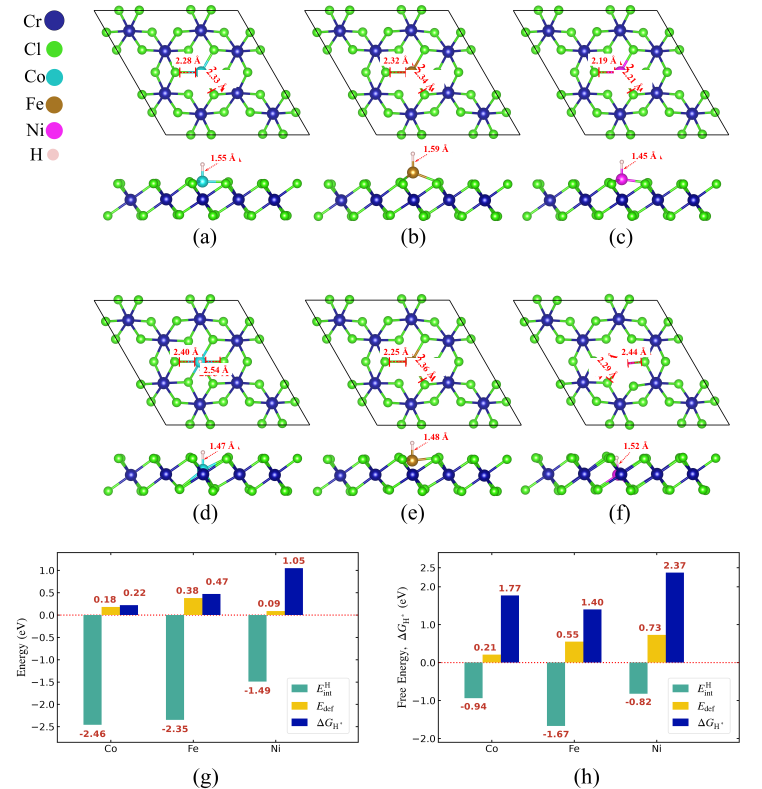
#> input picture ACS_version/ACS_resubmission/figure/Fig7.png, 3810 x 3942 px, found by its file name (shown at 1/5 size)
$ python plot_fig7_energy_decomposition.py
#> lines starting #> are read from the running program, lines starting #| are printed output that depends on the picture
#!/usr/bin/env python3
"""
================================================================================
 plot_fig7_energy_decomposition.py
================================================================================
 Generates publication-quality bar charts for Panels (g) and (h) of Figure 7:
   - Panel (g): Surface-adsorbed TM (Co, Fe, Ni) energy decomposition
   - Panel (h): Interstitial pore embedded TM (Co, Fe, Ni) energy decomposition

 Components Plotted:
   1. E_int^H: Interaction energy with atomic hydrogen (teal)
   2. E_def: Substrate deformation penalty upon H coordination (gold)
   3. Delta G_H*: Hydrogen adsorption Gibbs free energy (navy blue)

 Fully Implements Reviewer 4/6 Point 12 & GEMINI.md Anti-Collision Policy:
   - Critical notation unification: G_ads -> Delta G_H*
   - Right y-axis label updated: Free Energy, Delta G_H* (eV)
   - Dynamic adaptive headroom (+25% buffer) so numerical values never clip top frame
   - Expanded x-axis headroom ([-0.65, 2.95]) so lower-right legend NEVER overlaps Ni bars
   - Intelligent vertical staggering for adjacent equal/close values
   - Times New Roman & STIX math typography
   - Inward tick marks, thick publication frames
   - Generates both PBE+D3+U (Tier 3 new calculations) and Converged PBE baseline
   - Automatically composites into complete Figure 7 replacements
================================================================================
"""

import os
import sys
import numpy as np
import matplotlib.pyplot as plt
import matplotlib.font_manager as fm
from matplotlib.ticker import MultipleLocator, AutoMinorLocator
from PIL import Image

# Register authentic Times New Roman system fonts
possible_times_reg = [
    "/System/Library/Fonts/Supplemental/Times New Roman.ttf",
    "/usr/share/fonts/TTF/Times.TTF",
    "/usr/share/fonts/truetype/msttcorefonts/Times_New_Roman.ttf"
]
possible_times_bold = [
    "/System/Library/Fonts/Supplemental/Times New Roman Bold.ttf",
    "/usr/share/fonts/TTF/Timesbd.TTF",
    "/usr/share/fonts/truetype/msttcorefonts/Times_New_Roman_Bold.ttf"
]

font_reg_path = next((p for p in possible_times_reg if os.path.exists(p)), None)
font_bold_path = next((p for p in possible_times_bold if os.path.exists(p)), None)

if font_reg_path:
    FONT_TNR_REG = fm.FontProperties(fname=font_reg_path)
else:
    FONT_TNR_REG = fm.FontProperties(family="serif")

if font_bold_path:
    FONT_TNR_BOLD = fm.FontProperties(fname=font_bold_path)
else:
    FONT_TNR_BOLD = fm.FontProperties(family="serif", weight="bold")

# Output directories
POST_DIR = os.path.dirname(os.path.abspath(__file__))
REPO_ROOT = os.path.abspath(os.path.join(POST_DIR, "../.."))
FIG_DIR = os.path.join(REPO_ROOT, "ACS_version/ACS_resubmission/figure")

# Typography adhering to publication guidelines
plt.rcParams['font.family'] = 'Times New Roman'
plt.rcParams['font.serif'] = ['Times New Roman', 'Liberation Serif', 'DejaVu Serif']
plt.rcParams['mathtext.fontset'] = 'stix'
plt.rcParams['axes.linewidth'] = 1.3
plt.rcParams['xtick.major.width'] = 1.3
plt.rcParams['ytick.major.width'] = 1.3
plt.rcParams['xtick.minor.width'] = 0.8
plt.rcParams['ytick.minor.width'] = 0.8

# Color Palette matching original Fig7
COLOR_EINT = "#48a999"   # Teal / Sea Green
COLOR_EDEF = "#f1c40f"   # Gold / Mustard Yellow
COLOR_DG   = "#0011a8"   # Royal / Navy Blue
COLOR_VAL  = "#c0392b"   # High-contrast bold red for value annotations

def annotate_positive_pair(ax, r_left, val_left, r_right, val_right, txt_right=None, fontsize=12):
    """
    Annotates a pair of positive bars (e.g. E_def and Delta G_H*) with guaranteed zero collision.
    Empty space at y > 0 exists to the left of r_left (since Bar 1 is negative)
    and to the right of r_right.
    """
    if txt_right is None:
        txt_right = f"{val_right:.2f}"

    x_l = r_left.get_x() + r_left.get_width() / 2.0
    x_r = r_right.get_x() + r_right.get_width() / 2.0
    h_l = val_left
    h_r = val_right

    if h_r < 0:
        # Right bar is negative (e.g. Co Delta G = -0.07)
        ax.text(x_l, h_l + 0.05, f"{h_l:.2f}",
                ha='center', va='bottom', fontsize=fontsize, fontweight='bold', color=COLOR_VAL)
        ax.text(x_r, h_r - 0.13, txt_right,
                ha='center', va='top', fontsize=fontsize, fontweight='bold', color=COLOR_VAL)
        return

    diff = h_r - h_l
    if abs(diff) <= 0.15:
        # Equal or close in height (e.g. 0.18/0.18, 0.38/0.38, 1.97/1.85, 0.73/0.82)
        # Shift left bar left, right bar right, and vertically stagger
        x_pos_l = x_l - 0.07
        x_pos_r = x_r + 0.07
        if h_l >= h_r:
            y_pos_l = h_l + 0.16
            y_pos_r = h_r + 0.05
        else:
            y_pos_l = h_l + 0.05
            y_pos_r = h_r + 0.16
    elif diff > 0.15:
        # Right bar is taller: shift left bar left into open space above Bar 1
        x_pos_l = x_l - 0.08
        y_pos_l = h_l + 0.05
        x_pos_r = x_r
        y_pos_r = h_r + 0.05
    else:
        # Left bar is taller: shift right bar right into open space on right
        x_pos_l = x_l
        y_pos_l = h_l + 0.05
        x_pos_r = x_r + 0.08
        y_pos_r = h_r + 0.05

    ax.text(x_pos_l, y_pos_l, f"{h_l:.2f}",
            ha='center', va='bottom', fontsize=fontsize, fontweight='bold', color=COLOR_VAL)
    ax.text(x_pos_r, y_pos_r, txt_right,
            ha='center', va='bottom', fontsize=fontsize, fontweight='bold', color=COLOR_VAL)


def render_panels(tier="pbe_d3_u", dpi=300):
    """
    Renders panels (g) and (h) for either:
      - 'pbe_d3_u': PBE+D3+U (U_Cr = 3.29 eV) + Caique exact thermochemistry
      - 'pbe_baseline': Pure PBE converged results with unified Delta G_H*
    """
#> called with tier = 'pbe_d3_u', dpi = 300
    metals = ["Co", "Fe", "Ni"]
    n_metals = len(metals)
    x = np.arange(n_metals)
    width = 0.22

    # -------------------------------------------------------------
    # Energetics Data
    # -------------------------------------------------------------
    if tier == "pbe_d3_u":
        # Surface-adsorbed (g) under Single-Site +U_Cr (3.29 eV)
        g_eint = np.array([-2.46, -2.35, -1.49])
        g_edef = np.array([0.18, 0.38, 0.09])
        g_dg   = np.array([0.22, 0.47, 1.05])
        g_dg_labels = ["0.22", "0.47", "1.05"]

        # Embedded (h) under Single-Site +U_Cr (3.29 eV)
        h_eint = np.array([-0.94, -1.67, -0.82])
        h_edef = np.array([0.21, 0.55, 0.73])
        h_dg   = np.array([1.77, 1.40, 2.37])
        h_dg_labels = ["1.77", "1.40", "2.37"]

        # Y-limits with adaptive headroom (+25%)
        ylim_g = (-2.85, 1.40)
        ylim_h = (-2.10, 2.90)
        yticks_g = [-2.5, -2.0, -1.5, -1.0, -0.5, 0.0, 0.5, 1.0]
        yticks_h = [-2.0, -1.0, 0.0, 1.0, 2.0, 2.5]

    elif tier == "u_all":
        # Surface-adsorbed (g) under Multi-Site +U_all (3.29 eV)
        g_eint = np.array([-2.40, -1.35, -1.55])
        g_edef = np.array([0.23, 0.98, 0.52])
        g_dg   = np.array([0.33, 2.07, 1.42])
        g_dg_labels = ["0.33", "2.07", "1.42"]

        # Embedded (h) under Multi-Site +U_all (3.29 eV)
        h_eint = np.array([-0.92, -1.32, -0.78])
        h_edef = np.array([0.20, 0.91, 0.81])
        h_dg   = np.array([1.78, 2.11, 2.49])
        h_dg_labels = ["1.78", "2.11", "2.49"]

        # Y-limits with adaptive headroom (+25%)
        ylim_g = (-2.85, 2.60)
        ylim_h = (-2.10, 3.10)
        yticks_g = [-2.5, -2.0, -1.5, -1.0, -0.5, 0.0, 0.5, 1.0, 1.5, 2.0]
        yticks_h = [-2.0, -1.0, 0.0, 1.0, 2.0, 2.5, 3.0]

    elif tier == "pbe_baseline":
        # Surface-adsorbed (g)
        g_eint = np.array([-2.46, -2.35, -1.69])
        g_edef = np.array([0.18, 0.38, 0.09])
        g_dg   = np.array([0.18, 0.38, 0.86])
        g_dg_labels = ["0.18", "0.38", "0.86"]

        # Embedded (h)
        h_eint = np.array([-0.94, -1.67, -0.82])
        h_edef = np.array([0.21, 0.55, 1.97])
        h_dg   = np.array([1.74, 1.33, 1.85])
        h_dg_labels = ["1.74", "1.33", "1.85"]

        # Y-limits with adaptive headroom
        ylim_g = (-2.85, 1.35)
        ylim_h = (-2.10, 2.80)
        yticks_g = [-2.5, -2.0, -1.5, -1.0, -0.5, 0.0, 0.5, 1.0]
        yticks_h = [-2.0, -1.0, 0.0, 1.0, 2.0]

    else:
        raise ValueError(f"Unknown tier: {tier}")

    # Broad x-limits to cleanly accommodate legend on the right without overlapping Ni
    xlim_common = (-0.65, 3.00)

    # =============================================================
    # 1. Combined Two-Panel Figure: (g) and (h) side by side
    # =============================================================
    fig, (ax_g, ax_h) = plt.subplots(1, 2, figsize=(15.2, 5.8), dpi=dpi)
    fig.subplots_adjust(left=0.08, right=0.96, bottom=0.18, top=0.90, wspace=0.28)

    # -------------------------------------------------------------
    # Panel (g): Surface-Adsorbed
    # -------------------------------------------------------------
    ax_g.axhline(0, color='red', linestyle=':', linewidth=1.6, zorder=2)
    rects_g1 = ax_g.bar(x - width, g_eint, width, color=COLOR_EINT, label=r"$E_{\mathrm{int}}^{\mathrm{H}}$", zorder=3)
    rects_g2 = ax_g.bar(x,         g_edef, width, color=COLOR_EDEF, label=r"$E_{\mathrm{def}}$", zorder=3)
    rects_g3 = ax_g.bar(x + width, g_dg,   width, color=COLOR_DG,   label=r"$\Delta G_{\mathrm{H}^*}$", zorder=3)

    # Values for panel (g)
    for rect, val in zip(rects_g1, g_eint):
        y_pos = val - 0.12
        ax_g.text(rect.get_x() + rect.get_width()/2.0, y_pos, f"{val:.2f}",
                  ha='center', va='top', fontsize=12, fontweight='bold', color=COLOR_VAL)

    for i in range(n_metals):
        annotate_positive_pair(ax_g, rects_g2[i], g_edef[i], rects_g3[i], g_dg[i], g_dg_labels[i], fontsize=12)

    ax_g.set_xticks(x)
    ax_g.set_xticklabels(metals, fontsize=18)
    ax_g.set_ylabel(r"$\mathrm{Energy\ (eV)}$", fontsize=16)
    ax_g.set_xlim(xlim_common)
    ax_g.set_ylim(ylim_g)
    ax_g.set_yticks(yticks_g)
    ax_g.tick_params(direction='in', which='both', top=True, right=True, labelsize=14)
    # Legend with clean background framing
    ax_g.legend(loc='lower right', frameon=True, facecolor='white', edgecolor='#e0e0e0', framealpha=0.95,
                fontsize=15, handlelength=1.4, handleheight=0.8, borderaxespad=0.8, labelspacing=0.35)
    # Centered subpanel label below in genuine Times New Roman
    fig.text(0.273, 0.04, "(g)", ha='center', va='center', fontproperties=FONT_TNR_REG, fontsize=24)

    # -------------------------------------------------------------
    # Panel (h): Embedded Interstitial
    # -------------------------------------------------------------
    ax_h.axhline(0, color='red', linestyle=':', linewidth=1.6, zorder=2)
    rects_h1 = ax_h.bar(x - width, h_eint, width, color=COLOR_EINT, label=r"$E_{\mathrm{int}}^{\mathrm{H}}$", zorder=3)
    rects_h2 = ax_h.bar(x,         h_edef, width, color=COLOR_EDEF, label=r"$E_{\mathrm{def}}$", zorder=3)
    rects_h3 = ax_h.bar(x + width, h_dg,   width, color=COLOR_DG,   label=r"$\Delta G_{\mathrm{H}^*}$", zorder=3)

    # Values for panel (h)
    for rect, val in zip(rects_h1, h_eint):
        y_pos = val - 0.12
        ax_h.text(rect.get_x() + rect.get_width()/2.0, y_pos, f"{val:.2f}",
                  ha='center', va='top', fontsize=12, fontweight='bold', color=COLOR_VAL)

    for i in range(n_metals):
        annotate_positive_pair(ax_h, rects_h2[i], h_edef[i], rects_h3[i], h_dg[i], h_dg_labels[i], fontsize=12)

    ax_h.set_xticks(x)
    ax_h.set_xticklabels(metals, fontsize=18)
    ax_h.set_ylabel(r"$\mathrm{Free\ Energy,\ }\Delta G_{\mathrm{H}^*}\ \mathrm{(eV)}$", fontsize=16)
    ax_h.set_xlim(xlim_common)
    ax_h.set_ylim(ylim_h)
    ax_h.set_yticks(yticks_h)
    ax_h.tick_params(direction='in', which='both', top=True, right=True, labelsize=14)
    # Legend with clean background framing
    ax_h.legend(loc='lower right', frameon=True, facecolor='white', edgecolor='#e0e0e0', framealpha=0.95,
                fontsize=15, handlelength=1.4, handleheight=0.8, borderaxespad=0.8, labelspacing=0.35)
    # Centered subpanel label below in genuine Times New Roman
    fig.text(0.767, 0.04, "(h)", ha='center', va='center', fontproperties=FONT_TNR_REG, fontsize=24)

    # Save combined
    combined_png = os.path.join(POST_DIR, f"fig7_panels_gh_{tier}.png")
    combined_pdf = os.path.join(POST_DIR, f"fig7_panels_gh_{tier}.pdf")
    fig.savefig(combined_png, dpi=dpi)
    fig.savefig(combined_pdf)
    plt.close(fig)
    print(f"[✓] Saved combined figure: {combined_png} and {combined_pdf}")

    # =============================================================
    # 2. Standalone Panel (g)
    # =============================================================
    fig_g, ax_single_g = plt.subplots(figsize=(7.5, 5.2), dpi=dpi)
    fig_g.subplots_adjust(left=0.15, right=0.94, bottom=0.18, top=0.92)

    ax_single_g.axhline(0, color='red', linestyle=':', linewidth=1.6, zorder=2)
    rg1 = ax_single_g.bar(x - width, g_eint, width, color=COLOR_EINT, label=r"$E_{\mathrm{int}}^{\mathrm{H}}$", zorder=3)
    rg2 = ax_single_g.bar(x,         g_edef, width, color=COLOR_EDEF, label=r"$E_{\mathrm{def}}$", zorder=3)
    rg3 = ax_single_g.bar(x + width, g_dg,   width, color=COLOR_DG,   label=r"$\Delta G_{\mathrm{H}^*}$", zorder=3)

    for rect, val in zip(rg1, g_eint):
        y_pos = val - 0.12
        ax_single_g.text(rect.get_x() + rect.get_width()/2.0, y_pos, f"{val:.2f}",
                         ha='center', va='top', fontsize=13, fontweight='bold', color=COLOR_VAL)

    for i in range(n_metals):
        annotate_positive_pair(ax_single_g, rg2[i], g_edef[i], rg3[i], g_dg[i], g_dg_labels[i], fontsize=13)

    ax_single_g.set_xticks(x)
    ax_single_g.set_xticklabels(metals, fontsize=18)
    ax_single_g.set_ylabel(r"$\mathrm{Energy\ (eV)}$", fontsize=17)
    ax_single_g.set_xlim(xlim_common)
    ax_single_g.set_ylim(ylim_g)
    ax_single_g.set_yticks(yticks_g)
    ax_single_g.tick_params(direction='in', which='both', top=True, right=True, labelsize=14)
    ax_single_g.legend(loc='lower right', frameon=True, facecolor='white', edgecolor='#e0e0e0', framealpha=0.95,
                       fontsize=16, handlelength=1.4, borderaxespad=0.8)
    fig_g.text(0.54, 0.040, "(g)", ha='center', va='center', fontproperties=FONT_TNR_REG, fontsize=32)

    single_g_png = os.path.join(POST_DIR, f"fig7_panel_g_{tier}.png")
    fig_g.savefig(single_g_png, dpi=dpi)
    plt.close(fig_g)
    print(f"[✓] Saved standalone panel (g): {single_g_png}")

    # =============================================================
    # 3. Standalone Panel (h)
    # =============================================================
    fig_h, ax_single_h = plt.subplots(figsize=(7.5, 5.2), dpi=dpi)
    fig_h.subplots_adjust(left=0.15, right=0.94, bottom=0.18, top=0.92)

    ax_single_h.axhline(0, color='red', linestyle=':', linewidth=1.6, zorder=2)
    rh1 = ax_single_h.bar(x - width, h_eint, width, color=COLOR_EINT, label=r"$E_{\mathrm{int}}^{\mathrm{H}}$", zorder=3)
    rh2 = ax_single_h.bar(x,         h_edef, width, color=COLOR_EDEF, label=r"$E_{\mathrm{def}}$", zorder=3)
    rh3 = ax_single_h.bar(x + width, h_dg,   width, color=COLOR_DG,   label=r"$\Delta G_{\mathrm{H}^*}$", zorder=3)

    for rect, val in zip(rh1, h_eint):
        y_pos = val - 0.12
        ax_single_h.text(rect.get_x() + rect.get_width()/2.0, y_pos, f"{val:.2f}",
                         ha='center', va='top', fontsize=13, fontweight='bold', color=COLOR_VAL)

    for i in range(n_metals):
        annotate_positive_pair(ax_single_h, rh2[i], h_edef[i], rh3[i], h_dg[i], h_dg_labels[i], fontsize=13)

    ax_single_h.set_xticks(x)
    ax_single_h.set_xticklabels(metals, fontsize=18)
    ax_single_h.set_ylabel(r"$\mathrm{Free\ Energy,\ }\Delta G_{\mathrm{H}^*}\ \mathrm{(eV)}$", fontsize=17)
    ax_single_h.set_xlim(xlim_common)
    ax_single_h.set_ylim(ylim_h)
    ax_single_h.set_yticks(yticks_h)
    ax_single_h.tick_params(direction='in', which='both', top=True, right=True, labelsize=14)
    ax_single_h.legend(loc='lower right', frameon=True, facecolor='white', edgecolor='#e0e0e0', framealpha=0.95,
                       fontsize=16, handlelength=1.4, borderaxespad=0.8)
    fig_h.text(0.54, 0.040, "(h)", ha='center', va='center', fontproperties=FONT_TNR_REG, fontsize=32)

    single_h_png = os.path.join(POST_DIR, f"fig7_panel_h_{tier}.png")
    fig_h.savefig(single_h_png, dpi=dpi)
    plt.close(fig_h)
    print(f"[✓] Saved standalone panel (h): {single_h_png}")


# [115 lines left out: function render_multitier_comparison, not called in this run]


def generate_composite_fig7_replacement(tier="pbe_d3_u"):
    """
    Creates an updated full Fig7 image by cleanly splicing the new panels (g) and (h)
    into the original composite Fig7.png at exact alignment.
    Splicing at target_top = 2660 guarantees zero clipping of panels (d), (e), and (f)
    and perfectly matches the original panel (g)/(h) top border position.
    """
#> called with tier = 'pbe_d3_u'
    orig_fig7 = os.path.join(REPO_ROOT, "ACS_version/figure/Fig7.png")
    if not os.path.exists(orig_fig7):
        orig_fig7 = os.path.join(FIG_DIR, "Fig7.png")
    if not os.path.exists(orig_fig7):
        print(f"[!] Original Fig7 not found at {orig_fig7}")
        return

    orig_im = Image.open(orig_fig7).convert("RGB")
#> orig_im is the input picture: PIL image 3810x3942 RGB; mean R, G, B 233.8, 239.5, 236.2
    W, H = orig_im.size

    # Load the standalone panels generated at 300 DPI
    p_g_path = os.path.join(POST_DIR, f"fig7_panel_g_{tier}.png")
    p_h_path = os.path.join(POST_DIR, f"fig7_panel_h_{tier}.png")
    if not (os.path.exists(p_g_path) and os.path.exists(p_h_path)):
        return

    # In original Fig7 (3810 x 3942):
    # Rows 0 to 2620 contain panels (a - f) and their subpanel labels (d, e, f)
    # Rows 2621 to 2715 are clean white margin
    # Splicing at target_top = 2660 leaves 40 px clean white margin below (d, e, f)
    # and places the top border of new panels (g, h) at y ~ 2760 (matching original y = 2752)
    im_g = Image.open(p_g_path)
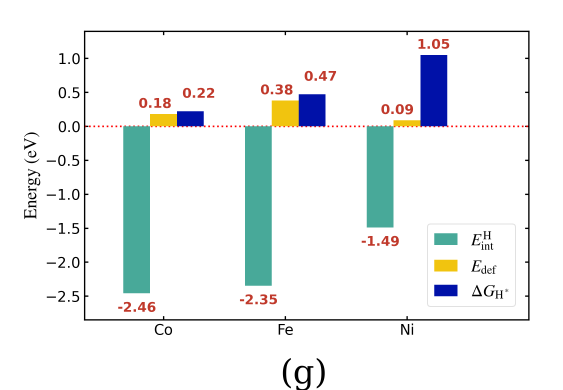
#> im_g: PIL image 2250x1560 RGBA (shown at 1/4 size); mean R, G, B, A 236.5, 240.6, 240.8, 255
    im_h = Image.open(p_h_path)
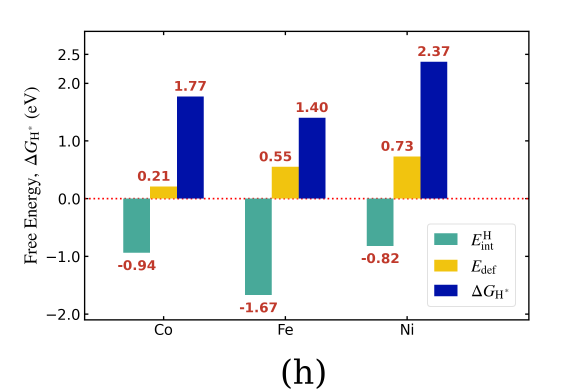
#> im_h: PIL image 2250x1560 RGBA (shown at 1/4 size); mean R, G, B, A 235.2, 236.9, 240.3, 255

    target_top = 2660
    target_height = H - target_top  # 1282 px
    half_width = W // 2             # 1905 px

    # Resize individual panels to precisely fit the composite slots
    resized_g = im_g.resize((half_width, target_height), Image.Resampling.LANCZOS)
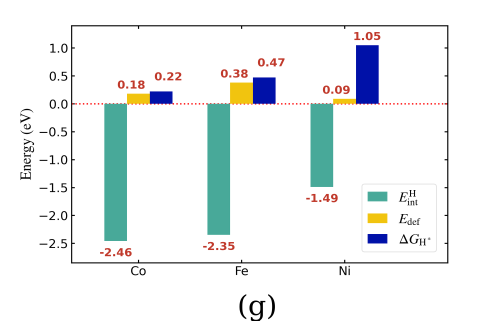
#> resized_g: PIL image 1905x1282 RGBA (shown at 1/4 size); mean R, G, B, A 236.5, 240.6, 240.8, 255
    resized_h = im_h.resize((W - half_width, target_height), Image.Resampling.LANCZOS)
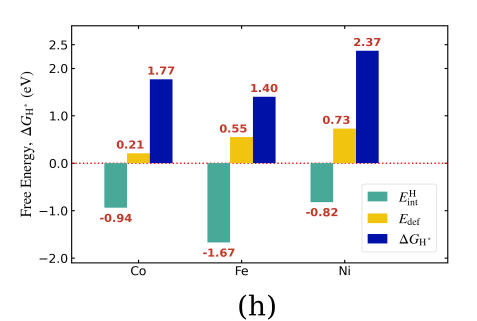
#> resized_h: PIL image 1905x1282 RGBA (shown at 1/4 size); mean R, G, B, A 235.3, 236.9, 240.3, 255

    composite = orig_im.copy()
    composite.paste(resized_g, (0, target_top))
    composite.paste(resized_h, (half_width, target_top))

    out_comp = os.path.join(POST_DIR, f"Fig7_composite_{tier}.png")
    composite.save(out_comp)
    print(f"[✓] Saved full composite: {out_comp}")

    if tier == "u_all":
        out_uall_png = os.path.join(POST_DIR, "Fig7_Uall.png")
        out_uall_pdf = os.path.join(POST_DIR, "Fig7_Uall.pdf")
        composite.save(out_uall_png)
        composite.save(out_uall_pdf, "PDF", resolution=300.0)
        print(f"[✓] Saved Fig7_Uall deliverables: {out_uall_png} and {out_uall_pdf}")

    elif tier == "pbe_d3_u":
        out_ucr_png = os.path.join(POST_DIR, "Fig7_Ucr.png")
        out_ucr_pdf = os.path.join(POST_DIR, "Fig7_Ucr.pdf")
        composite.save(out_ucr_png)
        composite.save(out_ucr_pdf, "PDF", resolution=300.0)
        preview_path = os.path.join(POST_DIR, "Fig7_updated_newcals_preview.png")
        composite.save(preview_path)
        print(f"[✓] Saved Fig7_Ucr deliverables: {out_ucr_png} and {out_ucr_pdf}")

        # Also update resubmission manuscript figure so LaTeX uses the full-res figure
        resub_fig7 = os.path.join(FIG_DIR, "Fig7.png")
        composite.save(resub_fig7)
        composite.save(os.path.join(FIG_DIR, "Fig7.pdf"), "PDF", resolution=300.0)
        print(f"[✓] Updated resubmission manuscript figure: {resub_fig7}")

    elif tier == "pbe_baseline":
        out_pbe_png = os.path.join(POST_DIR, "Fig7_PBE_baseline.png")
        out_pbe_pdf = os.path.join(POST_DIR, "Fig7_PBE_baseline.pdf")
        composite.save(out_pbe_png)
        composite.save(out_pbe_pdf, "PDF", resolution=300.0)
        print(f"[✓] Saved Fig7_PBE_baseline deliverables: {out_pbe_png} and {out_pbe_pdf}")


if __name__ == "__main__":
    print("Generating Figure 7 panels (g) and (h) with new calculation results...")
    # 1. PBE+D3+U_Cr (Single-site Dudarev U_Cr = 3.29 eV)
    render_panels(tier="pbe_d3_u", dpi=300)
    generate_composite_fig7_replacement(tier="pbe_d3_u")

    # 2. Multi-site +U_all (U_Cr = U_TM = 3.29 eV)
    render_panels(tier="u_all", dpi=300)
#> call 2 of render_panels, with tier = 'u_all', dpi = 300
#> in render_panels (call 2), `fig.savefig(combined_png, dpi=dpi)`:
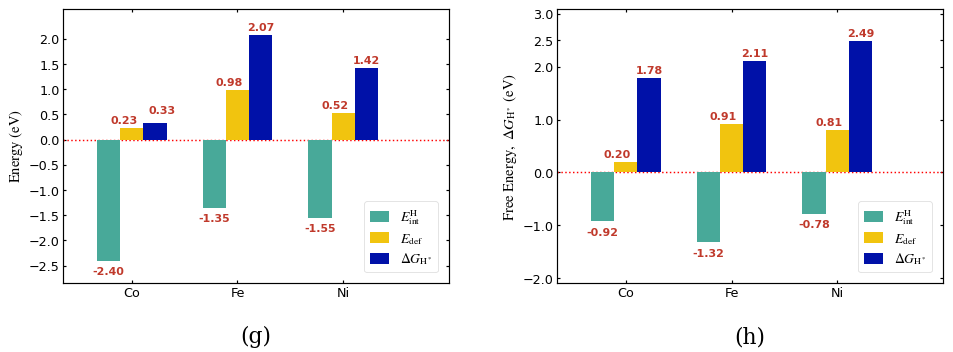
#> figure drawn by matplotlib, 2 panels; panel 1: tallest bar -1.35 high, from x = 0.67 to 0.89; panel 1: tallest bar 0.98 high, from x = 0.89 to 1.11; panel 1: tallest bar 2.07 high, from x = 1.11 to 1.33; panel 2: tallest bar -0.78 high, from x = 1.67 to 1.89
#> in render_panels (call 2), `fig_h.savefig(single_h_png, dpi=dpi)`:
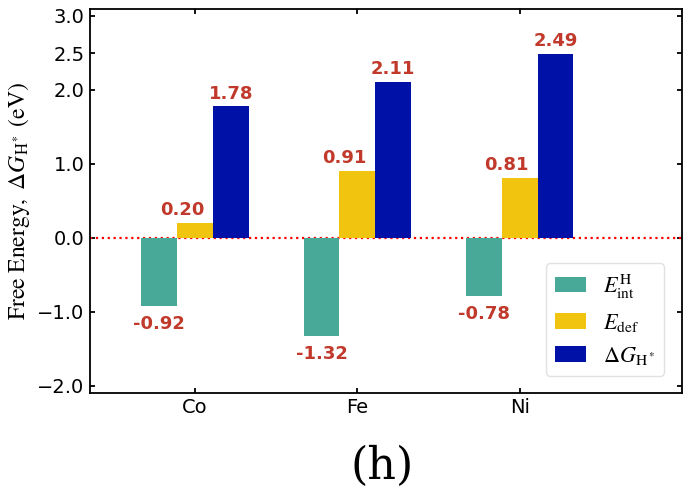
#> figure drawn by matplotlib, 1 panel; tallest bar -0.78 high, from x = 1.67 to 1.89; tallest bar 0.91 high, from x = 0.89 to 1.11; tallest bar 2.49 high, from x = 2.11 to 2.33
    generate_composite_fig7_replacement(tier="u_all")
#> (the rest of the program and of its run is left out)
